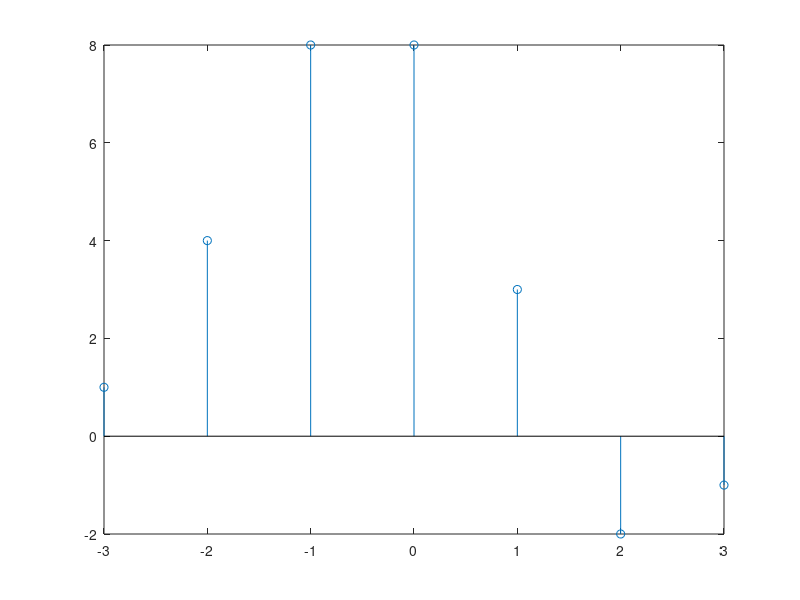

Reproduce this figure in MATLAB.
clc;
clear all;
x=[1 2 3 1];
h=[1 2 1 -1];
n1=length(x);
n2=length(h);
for i=1:n1+n2-1
    y(i)=0
end
for i=1:n1
    for j=1:n2
        y(i+j-1)=y(i+j-1)+x(i)*h(j)
    end
end
lagval=((n1-1)+(n2-1))/2;
lag=-lagval:lagval;
stem(lag,y)
%plot(y);